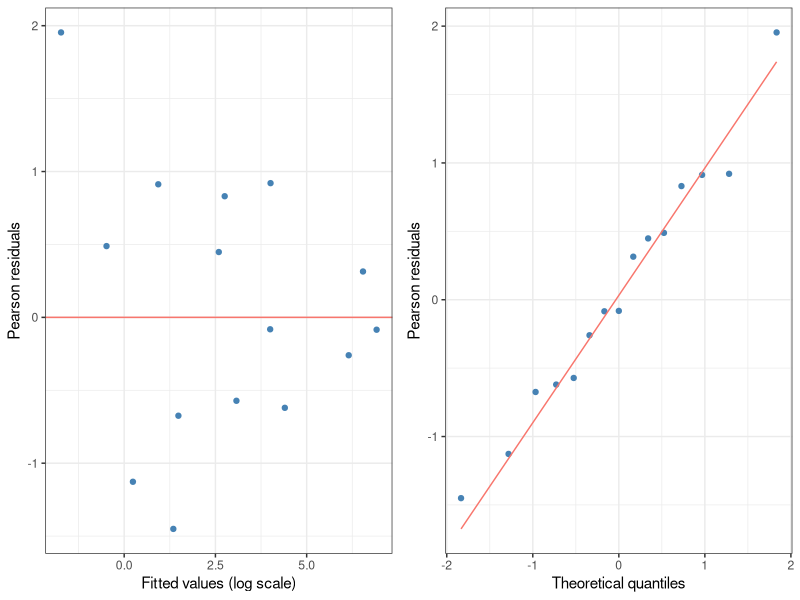

R code for this plot:
## ---- chunk 1



data_m<-c(1, 1, 1, 15, 0, 3, 19, 54, 
                 4, 19, 62, 464, 76, 703, 1006)

#**** Coefficients: Indicator variables for the 4 Lists ******
# LA: Local Authority
# NGO: Non Governmental Organization
# PF: Police Force
# GO: Governmental Organization

LA<- c(rep(1,8),rep(0,7))
NGO<- c(rep(1,4),rep(0,4),rep(1,4),rep(0,3))
PF<-c(rep(c(1,0,1,0),3),c(1,0,1))
GO<-c(rep(c(1,1,0,0),3),c(1,1,0))

df<-data.frame(cbind(data_m,LA,NGO,PF,GO))
#***** 1.  Initial model ***********

## ---- chunk 2
#**** 2. Model with interaction terms: using all interaction terms *****

model <- glm(data_m~LA+NGO+PF+GO+(LA+NGO+PF+GO)^2, family=poisson(link="log"))

summary(model)

## ---- chunk 3
#**** 3. Model with interaction terms: Adding terms based on AIC ****

step_model<-step(model)
summary(step_model)
## ---- chunk 4
# Just checking again; we can see that resid deviance reduces for each term added
anova(step_model)
## ---- chunk 5
# #**** 4. Correlations btwn variables as a criterion to choose interactions ****
# # Looking at correlations between variables
# #install.packages("psych")
# library(psych)
# 
#   one<-which(df$LA==0 & df$NGO==0)
#   two<-which(df$LA==1&df$NGO==0)
#   three<-which(df$LA==0&df$NGO==1)
#   four<-which(df$LA==1&df$NGO==1)
# 
#   pair<-matrix(c(sum(df$data_m[one]), sum(df$data_m[two]),
#                  sum(df$data_m[three]), sum(df$data_m[four])), nrow=2)
# 
#   tetrachoric(pair)
## ---- chunk 6
#**** 5. Goodness of fit for selected model ****
pearson_residual <- residuals(step_model, type="pearson")
ssr <- sum(pearson_residual^2) 
pchisq(ssr, 7)
## ---- chunk 7
final_model<-glm(data_m~LA+NGO+PF+GO+(LA*NGO)+(LA*PF)+(NGO*GO), family=poisson(link="log"))
## ---- chunk 8
#**** 6. Checking model assumptions ****

library(ggplot2)


# Create data frame for ggplot
df <- data.frame(fitted = log(step_model$fitted.values),
                 pearson_residual = pearson_residual)

# Pearson residuals plot
p1 <- ggplot(df, aes(x = fitted, y = pearson_residual)) +
  geom_point(color="steelblue")+
  geom_hline(aes(yintercept=0),color="#F8766D")+
  labs(x = "Fitted values (log scale)", y = "Pearson residuals") +
  theme_bw()

# QQ plot of Pearson residuals
p2 <- ggplot(df, aes(sample = pearson_residual)) +
  geom_qq(color="steelblue") +
  stat_qq_line(color="#F8766D") +
  labs(x = "Theoretical quantiles", y = "Pearson residuals") +
  theme_bw()

# Combine the plots
gridExtra::grid.arrange(p1, p2, ncol = 2)


## ---- chunk 9
prof<-profile(final_model,level=0.95)
## ---- chunk 10

conf<-confint(profile(final_model,level=0.95))
conf
## ---- chunk 11

LA<- c(1,0,0,0,0,1,1,1,rep(0,7),1,1,1)
NGO<- c(0,1,0,0,0,1,0,0,1,1,1,0,0,0,1,1,1,1)
PF<-c(0,0,1,0,0,0,1,0,1,0,0,1,1,0,1,1,0,1)
GO<-c(0,0,0,1,0,0,0,1,0,1,0,1,0,1,1,0,1,1)
GP<-c(0,0,0,0,1,0,0,0,0,0,1,0,1,1,0,0,0,0)
data<-c(54, 463, 995, 695, 316, 15, 19, 3, 62, 19, 1, 76, 11, 8, 4, 1, 1, 1)


model_paper<-glm(data~LA+NGO+PF+GO+(LA*NGO)+(NGO*GP)+(PF*GP)+(LA*PF)+(GO*GP)+
                   (NGO*GO), family=poisson(link="log"))

summary(model_paper)
## ---- chunk 12
exp(confint(profile(model_paper,level=0.95))[1,1:2])+sum(data)
